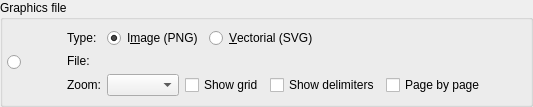
           <widget class="QGroupBox" name="groupBox_3">
            <property name="sizePolicy">
             <sizepolicy hsizetype="Preferred" vsizetype="Preferred">
              <horstretch>0</horstretch>
              <verstretch>0</verstretch>
             </sizepolicy>
            </property>
            <property name="title">
             <string>Graphics file</string>
            </property>
            <layout class="QGridLayout" name="gridLayout_11">
             <property name="leftMargin">
              <number>4</number>
             </property>
             <property name="topMargin">
              <number>4</number>
             </property>
             <property name="rightMargin">
              <number>4</number>
             </property>
             <property name="bottomMargin">
              <number>4</number>
             </property>
             <item row="0" column="2" rowspan="2">
              <widget class="QWidget" name="export_to_img_wgt" native="true">
               <property name="enabled">
                <bool>true</bool>
               </property>
               <property name="sizePolicy">
                <sizepolicy hsizetype="Preferred" vsizetype="Fixed">
                 <horstretch>0</horstretch>
                 <verstretch>0</verstretch>
                </sizepolicy>
               </property>
               <property name="minimumSize">
                <size>
                 <width>0</width>
                 <height>0</height>
                </size>
               </property>
               <layout class="QGridLayout" name="export_to_img_grid">
                <property name="leftMargin">
                 <number>4</number>
                </property>
                <property name="topMargin">
                 <number>4</number>
                </property>
                <property name="rightMargin">
                 <number>0</number>
                </property>
                <property name="bottomMargin">
                 <number>4</number>
                </property>
                <item row="0" column="0" rowspan="3">
                 <layout class="QVBoxLayout" name="verticalLayout_3">
                  <item>
                   <spacer name="verticalSpacer_4">
                    <property name="orientation">
                     <enum>Qt::Vertical</enum>
                    </property>
                    <property name="sizeType">
                     <enum>QSizePolicy::Preferred</enum>
                    </property>
                    <property name="sizeHint" stdset="0">
                     <size>
                      <width>20</width>
                      <height>18</height>
                     </size>
                    </property>
                   </spacer>
                  </item>
                  <item>
                   <widget class="QLabel" name="model_png_lbl">
                    <property name="enabled">
                     <bool>true</bool>
                    </property>
                    <property name="sizePolicy">
                     <sizepolicy hsizetype="Fixed" vsizetype="Preferred">
                      <horstretch>0</horstretch>
                      <verstretch>0</verstretch>
                     </sizepolicy>
                    </property>
                    <property name="minimumSize">
                     <size>
                      <width>30</width>
                      <height>60</height>
                     </size>
                    </property>
                    <property name="maximumSize">
                     <size>
                      <width>30</width>
                      <height>60</height>
                     </size>
                    </property>
                    <property name="text">
                     <string/>
                    </property>
                    <property name="pixmap">
                     <pixmap resource="../res/resources.qrc">:/imagens/imagens/model2png.png</pixmap>
                    </property>
                    <property name="scaledContents">
                     <bool>true</bool>
                    </property>
                   </widget>
                  </item>
                  <item>
                   <spacer name="verticalSpacer_5">
                    <property name="orientation">
                     <enum>Qt::Vertical</enum>
                    </property>
                    <property name="sizeType">
                     <enum>QSizePolicy::Preferred</enum>
                    </property>
                    <property name="sizeHint" stdset="0">
                     <size>
                      <width>20</width>
                      <height>28</height>
                     </size>
                    </property>
                   </spacer>
                  </item>
                 </layout>
                </item>
                <item row="0" column="1">
                 <widget class="QLabel" name="image_lbl_2">
                  <property name="enabled">
                   <bool>true</bool>
                  </property>
                  <property name="sizePolicy">
                   <sizepolicy hsizetype="Fixed" vsizetype="Fixed">
                    <horstretch>0</horstretch>
                    <verstretch>0</verstretch>
                   </sizepolicy>
                  </property>
                  <property name="minimumSize">
                   <size>
                    <width>0</width>
                    <height>0</height>
                   </size>
                  </property>
                  <property name="text">
                   <string>Type:</string>
                  </property>
                 </widget>
                </item>
                <item row="0" column="2">
                 <widget class="QRadioButton" name="png_rb">
                  <property name="text">
                   <string>I&amp;mage (PNG)</string>
                  </property>
                  <property name="checked">
                   <bool>true</bool>
                  </property>
                 </widget>
                </item>
                <item row="0" column="3">
                 <widget class="QRadioButton" name="svg_rb">
                  <property name="sizePolicy">
                   <sizepolicy hsizetype="Expanding" vsizetype="Fixed">
                    <horstretch>0</horstretch>
                    <verstretch>0</verstretch>
                   </sizepolicy>
                  </property>
                  <property name="text">
                   <string>&amp;Vectorial (SVG)</string>
                  </property>
                 </widget>
                </item>
                <item row="1" column="1">
                 <widget class="QLabel" name="image_lbl">
                  <property name="enabled">
                   <bool>true</bool>
                  </property>
                  <property name="sizePolicy">
                   <sizepolicy hsizetype="Fixed" vsizetype="Fixed">
                    <horstretch>0</horstretch>
                    <verstretch>0</verstretch>
                   </sizepolicy>
                  </property>
                  <property name="minimumSize">
                   <size>
                    <width>0</width>
                    <height>0</height>
                   </size>
                  </property>
                  <property name="text">
                   <string>File:</string>
                  </property>
                 </widget>
                </item>
                <item row="2" column="1">
                 <widget class="QLabel" name="zoom_lbl">
                  <property name="enabled">
                   <bool>true</bool>
                  </property>
                  <property name="sizePolicy">
                   <sizepolicy hsizetype="Fixed" vsizetype="Fixed">
                    <horstretch>0</horstretch>
                    <verstretch>0</verstretch>
                   </sizepolicy>
                  </property>
                  <property name="minimumSize">
                   <size>
                    <width>0</width>
                    <height>0</height>
                   </size>
                  </property>
                  <property name="font">
                   <font>
                    <italic>false</italic>
                   </font>
                  </property>
                  <property name="text">
                   <string>Zoom:</string>
                  </property>
                 </widget>
                </item>
                <item row="2" column="2" colspan="2">
                 <layout class="QHBoxLayout" name="horizontalLayout_8">
                  <item>
                   <widget class="QComboBox" name="zoom_cmb">
                    <property name="enabled">
                     <bool>true</bool>
                    </property>
                    <property name="sizePolicy">
                     <sizepolicy hsizetype="Fixed" vsizetype="Fixed">
                      <horstretch>0</horstretch>
                      <verstretch>0</verstretch>
                     </sizepolicy>
                    </property>
                   </widget>
                  </item>
                  <item>
                   <widget class="QCheckBox" name="show_grid_chk">
                    <property name="enabled">
                     <bool>true</bool>
                    </property>
                    <property name="sizePolicy">
                     <sizepolicy hsizetype="Fixed" vsizetype="Fixed">
                      <horstretch>0</horstretch>
                      <verstretch>0</verstretch>
                     </sizepolicy>
                    </property>
                    <property name="text">
                     <string>Show grid</string>
                    </property>
                   </widget>
                  </item>
                  <item>
                   <widget class="QCheckBox" name="show_delim_chk">
                    <property name="enabled">
                     <bool>true</bool>
                    </property>
                    <property name="sizePolicy">
                     <sizepolicy hsizetype="Preferred" vsizetype="Fixed">
                      <horstretch>0</horstretch>
                      <verstretch>0</verstretch>
                     </sizepolicy>
                    </property>
                    <property name="text">
                     <string>Show delimiters</string>
                    </property>
                   </widget>
                  </item>
                  <item>
                   <widget class="QCheckBox" name="page_by_page_chk">
                    <property name="enabled">
                     <bool>true</bool>
                    </property>
                    <property name="sizePolicy">
                     <sizepolicy hsizetype="Preferred" vsizetype="Fixed">
                      <horstretch>0</horstretch>
                      <verstretch>0</verstretch>
                     </sizepolicy>
                    </property>
                    <property name="toolTip">
                     <string>Exporting the model page by page will generate files with a &lt;strong&gt;_p[n]&lt;/strong&gt; suffix where &lt;strong&gt;n&lt;/strong&gt; is the page id. Check if the current user has write permission on output folder.</string>
                    </property>
                    <property name="statusTip">
                     <string/>
                    </property>
                    <property name="text">
                     <string>Page by page</string>
                    </property>
                   </widget>
                  </item>
                  <item>
                   <spacer name="horizontalSpacer_3">
                    <property name="orientation">
                     <enum>Qt::Horizontal</enum>
                    </property>
                    <property name="sizeHint" stdset="0">
                     <size>
                      <width>40</width>
                      <height>20</height>
                     </size>
                    </property>
                   </spacer>
                  </item>
                 </layout>
                </item>
               </layout>
              </widget>
             </item>
             <item row="0" column="0" rowspan="2">
              <widget class="QRadioButton" name="export_to_img_rb">
               <property name="sizePolicy">
                <sizepolicy hsizetype="Fixed" vsizetype="Expanding">
                 <horstretch>0</horstretch>
                 <verstretch>0</verstretch>
                </sizepolicy>
               </property>
               <property name="text">
                <string/>
               </property>
               <property name="checked">
                <bool>false</bool>
               </property>
               <property name="autoExclusive">
                <bool>false</bool>
               </property>
              </widget>
             </item>
            </layout>
           </widget>
